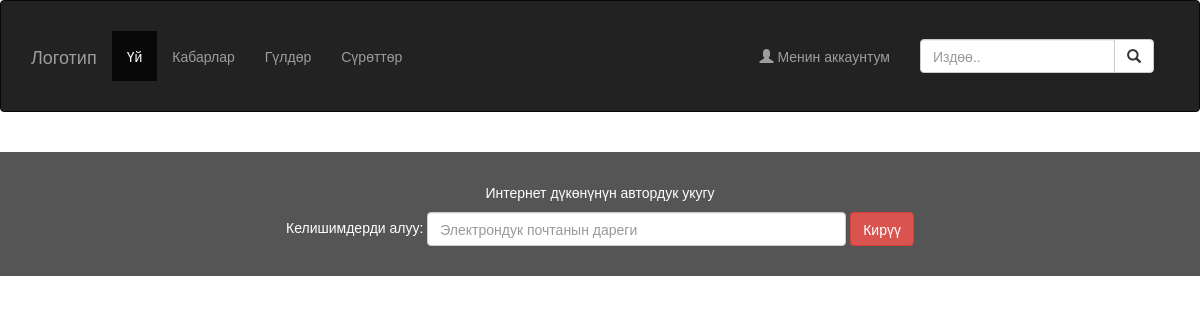
/flr, run on an earlier commit of the app's database.
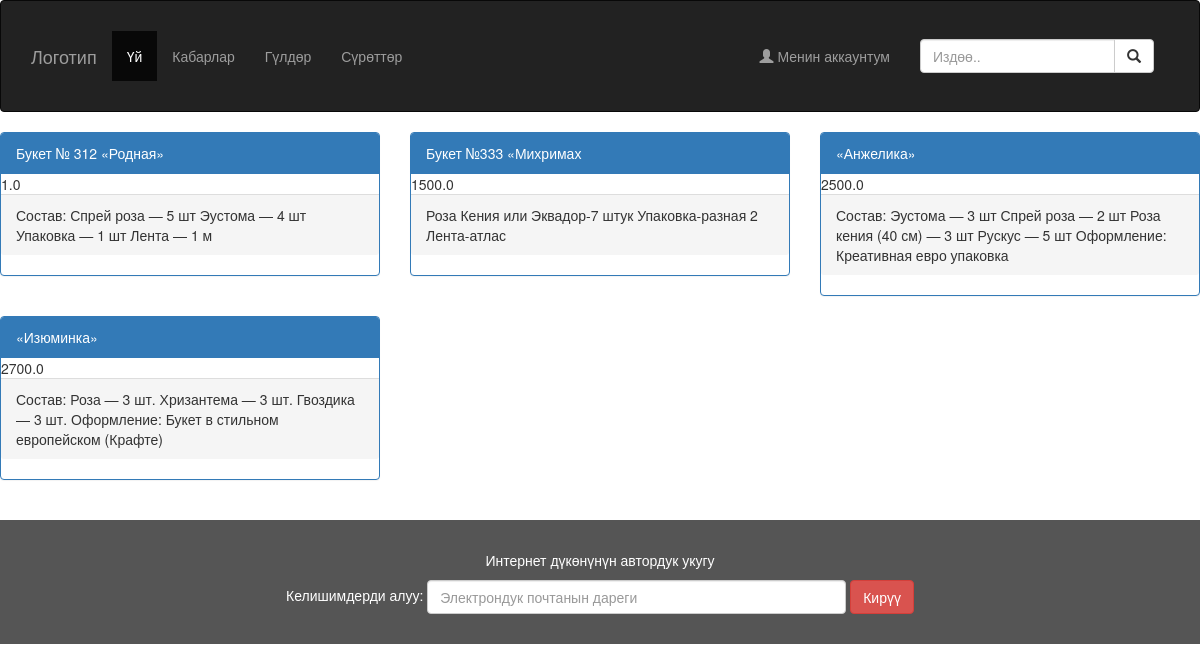
And on a later commit of the database.
### main/models.py (models this page shows)
class Flowers(models.Model):
    title = models.CharField(max_length=100, verbose_name='аты')
    header = models.TextField(verbose_name='Заголовок')
    price = models.FloatField(verbose_name='баасы')
    img = models.ImageField(upload_to='images', null=True, blank=True)

### main/views.py (the view)
# urls.py: path('flr', flr, name='flr'),
def flr(request):
    flower = Flowers.objects.all()
    return render(request, 'main/flower.html', {'flower':flower})

### templates/main/flower.html (shortened to what this page needs)
{% extends 'main/layout.html' %}
{% block content %}
        <body>
              <div class="row">
                  {% for i in flower %}
                <div class="col-sm-4">
                  <div class="panel panel-primary">
                    <div class="panel-heading">
                        {{ i.title }}
                    </div>
                    <div class="panel-price">{{ i.price }}</div>
                    <div class="panel-footer">{{ i.header }}</div>
                  </div>
                </div>
                  {% endfor %}
              </div><br>
            <footer class="container-fluid text-center">
              <p>Интернет дүкөнүнүн автордук укугу</p>
              <form class="form-inline">Келишимдерди алуу:
                <input type="email" class="form-control" size="50" placeholder="Электрондук почтанын дареги">
                <button type="button" class="btn btn-danger">Кирүү</button>
              </form>
            </footer>
            </body>
{% endblock %}

### templates/main/Layout.html (shortened to what this page needs)
<!doctype html>
<html lang="ru">
<head>
    <link rel="stylesheet" href="https://maxcdn.bootstrapcdn.com/bootstrap/3.4.1/css/bootstrap.min.css">
</head>
<body>
        <nav class="navbar navbar-inverse">
          <div class="container-fluid">
            <div class="navbar-header">
              <a class="navbar-brand" href="#">Логотип</a>
            </div>
            <div class="collapse navbar-collapse" id="myNavbar">
              <ul class="nav navbar-nav">
                <li class="active"><a href="{% url 'index' %}">Үй</a></li>
                <li><a href="{% url 'about' %}">Кабарлар</a></li>
                <li><a href="{% url 'flr' %}">Гүлдөр</a></li>
                <li><a href="{% url 'photo' %}">Сүрөттөр</a></li>
              </ul>
              <form class="navbar-form navbar-right" role="search">
                <div class="form-group input-group">
                  <input type="text" class="form-control" placeholder="Издөө..">
                  <span class="input-group-btn">
                    <button class="btn btn-default" type="button">
                      <span class="glyphicon glyphicon-search"></span>
                    </button>
                  </span>
                </div>
              </form>
              <ul class="nav navbar-nav navbar-right">
                <li><a href="#"><span class="glyphicon glyphicon-user"></span> Менин аккаунтум</a></li>
              </ul>
            </div>
          </div>
        </nav>
    {% block content %}
    {% endblock %}
</body>
</html>

### templates/main/Layout.html (style rules this page uses)
footer { background-color: #555; color: white; padding: 15px; }
.container-fluid { padding: 30px; }

What changed in the data, as far as the page shows it:
added Flowers: title "Букет № 312 «Родная»", price "1.0", header "Состав: Спрей роза — 5 шт Эустома — 4 шт Упаковка — 1 шт Лента — 1 м"
added Flowers: title "Букет №333 «Михримах", price "1500.0", header "Роза Кения или Эквадор-7 штук Упаковка-разная 2 Лента-атлас"
added Flowers: title "«Анжелика»", price "2500.0", header "Состав: Эустома — 3 шт Спрей роза — 2 шт Роза кения (40 см) — 3 шт Рускус — 5 шт Оформление: Креативная евро упаковка"
added Flowers: title "«Изюминка»", price "2700.0", header "Состав: Роза — 3 шт. Хризантема — 3 шт. Гвоздика — 3 шт. Оформление: Букет в стильном европейском (Крафте)"
